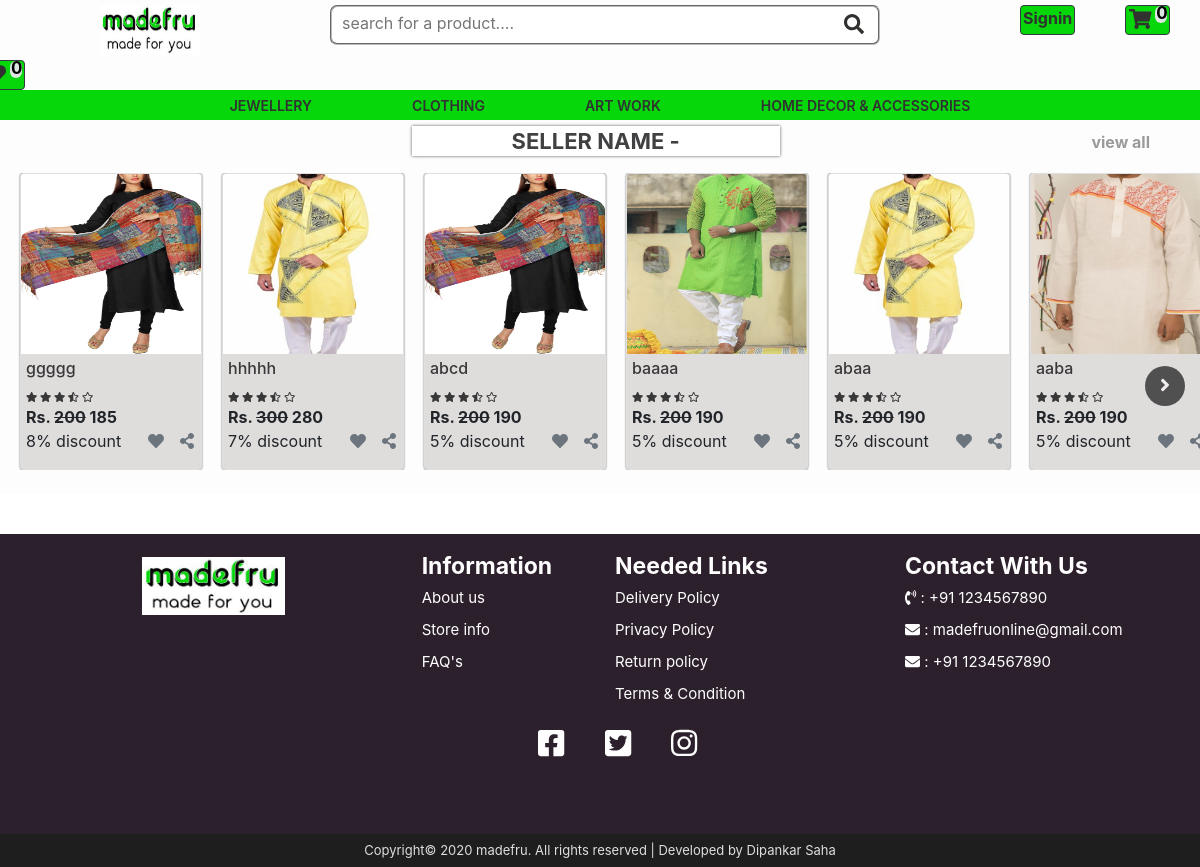
/seller-shop.php, run on the app's committed database.
### tables this page shows
CREATE TABLE `category` (
  `id` int(10) NOT NULL,
  `category` varchar(200) NOT NULL
);

CREATE TABLE `product` (
  `id` int(11) NOT NULL,
  `product_id` varchar(200) NOT NULL,
  `product_name` varchar(500) NOT NULL,
  `brand` varchar(200) DEFAULT NULL,
  `category` varchar(200) DEFAULT NULL,
  `subcategory` varchar(200) DEFAULT NULL,
  `subsubcategory` varchar(200) DEFAULT NULL,
  `price` double NOT NULL,
  `quantity` varchar(100) NOT NULL,
  `description` text NOT NULL,
  `discount` double NOT NULL,
  `net_price` double DEFAULT NULL,
  `size` varchar(100) DEFAULT NULL,
  `color` varchar(100) DEFAULT NULL,
  `currency` varchar(100) DEFAULT NULL,
  `new_item` int(10) DEFAULT NULL,
  `popular_item` int(10) DEFAULT NULL,
  `hit_item` int(10) DEFAULT NULL,
  `sunday_offer` int(10) DEFAULT NULL
);

CREATE TABLE `product_img` (
  `id` int(10) NOT NULL,
  `product_id` varchar(200) NOT NULL,
  `img` varchar(200) NOT NULL
);

### dbcontroller.php (called while the page is built, shortened)
<?php
    class DBController {
        protected $connection=NULL;
        protected $host='localhost';
        protected $user='root';
        protected $password='';
        protected $database='madefru';
        function connectDB() {
            $this->connection = new mysqli($this->host, $this->user, $this->password, $this->database);
        }
        function selectDB(){
            if(!empty($this->connection)){
                $this->connection->select_db($this->database);
            }
            else{
                echo"Database connection not available".$this->connection->error();
            }
        }
        function runQuery($query){
            if(!empty($this->connection)){
                $result=$this->connection->query($query);
                return $result;
            }
            else{
                echo"Database connection not available".$this->connection->error();
            }
        }
    }
?>

### seller-shop.php (the view, shortened to what this page needs)
<?php
    include('header.php');
?>
<div class="seller-shop">
    <div class="shop">
        <div class="heading">
            <span>SELLER NAME -</span>
            <a href="">view all</a>
        </div>
        <div id="new-item" class="owl-carousel">
            <?php
                $query="select * from product where new_item=1 order by product_id desc";
                $result=$db_handle->runQuery($query);
                while($row=$result->fetch_assoc()){
            ?>
            <div class="item">
                <div class="card">
                    <a href="single_product.php?product_id=<?php echo $row['product_id']; ?>">
                    <?php
                        $query1="select img from product_img where product_id='$row[product_id]'";
                        $result1=$db_handle->runQuery($query1);
                        $row1=$result1->fetch_assoc();
                    ?>
                        <img class="card-img-top" src="images/<?php echo $row1['img'];?>" alt="Card image cap">
                    </a>
                    <div class="card-body">
                        <a href="single_product.php?product_id=<?php echo $row['product_id']; ?>">
                            <h6 class="card-title"><?php echo "$row[product_name]";?></h6>
                            <div class="ratings">
                                <i class="fas fa-star"></i>
                                <i class="fas fa-star"></i>
                                <i class="fas fa-star"></i>
                                <i class="fas fa-star-half-alt"></i>
                                <i class="far fa-star"></i>
                            </div>
                        </a>
                        <p><b>Rs. <del><?php echo "$row[price]";?></del> <?php echo "$row[net_price]";?></b><br>
                        <?php echo round($row['discount']);?>% discount
                        <i class="fas fa-share-alt text-muted float-right my-1" data-toggle="tooltip" data-placement="top" title="Share this post"></i>
                        <i class="fas fa-heart text-muted float-right my-1 mr-3" data-toggle="tooltip" data-placement="top" title="I like it"></i>
                        </p>
                    </div>
                </div>
            </div>
            <?php } ?>
        </div>
    </div>
</div>
<div class="seller-shop-footer">
<?php
    include('footer.php');
?>

### header.php (shortened to what this page needs)
<?php
include('dbcontroller.php');
$db_handle=new DBController();
if(isset($_SESSION['user_id']) && !empty($_SESSION['user_id'])){
    $user_id= $_SESSION['user_id'];
	$user_fname= $_SESSION['user_fname'];
	$user_phone=$_SESSION['phone'];
	$user_email=$_SESSION['email'];
}
else {
    $user_id='USER';$user_fname='Signin';
}
?>
<!DOCTYPE html>
<html lang="en">
<head>
    <link href="css/style.css" rel="stylesheet" type="text/css" media="all">
    <link href="css/bootstrap.min.css" rel="stylesheet" type="text/css" media="all">
    <link rel="stylesheet" href="https://stackpath.bootstrapcdn.com/bootstrap/4.4.1/css/bootstrap.min.css"
>
    <link rel="stylesheet" href="OwlCarousel2-2.3.4/dist/assets/owl.carousel.css" type="text/css">
    <link rel="stylesheet" href="OwlCarousel2-2.3.4/dist/assets/owl.theme.default.css" type="text/css">
    <link rel="stylesheet" href="css/slide-and-swipe-menu.css" type="text/css">
</head>
<body>
<div id="container">
    <header>
        <div class="row">
            <div class="col">
                <div class="logo">
                    <a href="index.php"><img src="images/new madefru logo.jpg" alt=""></a>
                </div>
            </div>
            <div class="col">
                <div class="row">
                    <div class="col-md-9">
                        <div class="search">
                            <input id="search" type="search" name="search-input" placeholder="search for a product...."
                            required autocomplete="off">
                        </div>
                    </div>
                    <div class="col-md-3">
                        <div class="search">
                            <button type="submit" class="btn btn-dark" name="search-button">
                                <div class="search-icon">
                                    <i class="fas fa-search" aria-hidden="true"></i>
                                </div>
                            </button>
                        </div>
                    </div>
                </div>
            </div>
            <div class="col">
                <div class="login-signup">
                    <a href="<?php if(isset($_SESSION['user_id'])){echo 'user_account.php';}else{echo 'signup.php';}?>"
                    class="btn btn-dark"><?php echo $user_fname;?></a>
                </div>
            </div>
            <div class="col">
            <div class="cart">
                <?php
                if(isset($_SESSION['cart']) && !empty($_SESSION['cart'])){
                    $count=count($_SESSION['cart']);
                    ?>
            <a class="btn btn-dark" href="cart.php" role="button">
                <div class="cart-icon">
                        <i class="fas fa-shopping-cart" aria-hidden="true"></i>
                </div>
                <span><div class="value"><?php echo $count; ?></div></span>
                </a>
                <?php }
                else{
                ?>
                <a class="btn btn-dark" href="empty_cart.php" role="button">
                <div class="cart-icon">
                        <i class="fas fa-shopping-cart" aria-hidden="true"></i>
                </div>
                <span><div class="value">0</div></span>
                </a>
                <?php } ?>
            </div>
            </div>
            <div class="col">
            <div class="wishlist">
                <a class="btn btn-dark" href="" role="button">
                    <div class="wishlist-icon">
                        <i class="fas fa-heart" aria-hidden="true"></i>
                    </div>
                    <span><div class="value">0</div></span>
                </a>
            </div>
            </div>
        </div>
        <div class="desktop-nav">
            <div class="container">
                <ul>
                    <?php
                        $query="select * from category";
                        $result=$db_handle->runQuery($query);
                        while($row=$result->fetch_assoc()){
                        ?>
                    <li class="nav-category">
                        <a href=""><?php echo "$row[category]";?></a>
                    </li>
                    <?php }?>
                </ul>
            </div>
        </div>
    </header>

### footer.php (shortened to what this page needs)
<div id="footer">
    <div class="container-fluid">
		<div class="row">
			<div class="col-md-4 col-sm-6 col-xs-6">
				<div class="logo-block">
				    <a href="index.php"><img src="images/new madefru logo.jpg" alt="" /></a>
				</div>
			</div>
			<div class="col-md-2 col-sm-6 col-xs-6">
				<h2>Information</h2>
				<ul>
					<li><a href="about.php">About us</a></li>
					<li><a href="store.php">Store info</a></li>
					<li><a href="faq.php">FAQ's</a></li>
				</ul>
			</div>
			<div class="col-md-3 col-sm-6 col-xs-6 neededlinks">
				<h2>Needed Links</h2>
				<ul style="padding: 0 0 0 0;">
					<li><a href="delivery.php">Delivery Policy</a></li>
					<li><a href="privacy.php">Privacy Policy</a></li>
					<li><a href="return.php">Return policy</a></li>
					<li><a href="terms.php">Terms & Condition</a></li>
				</ul>
			</div>
			<div class="col-md-3 col-sm-6 col-xs-6 contact">
				<h2>Contact With Us</h2>
				<ul>
					<li><span><i class="fa fa-phone-volume"></i></span> : +91 1234567890</li>
					<li><span><i class="fas fa-envelope"></i></span> : madefruonline@gmail.com</li>
					<li><span><i class="fas fa-envelope"></i></span> : +91 1234567890</li>
				</ul>
			</div>
		</div>
		<div class="row">
			<div class="col-md-5">
			</div>
			<div class="col-md-3 ficon">
				<h2></h2>
				<ul class="icon">
					<li><a href="#"><i class="fab fa-facebook-square"></i></a></li>
					<li><a href="#"><i class="fab fa-twitter-square"></i><a></li>
					<li><a href="#"><i class="fab fa-instagram"></i></a></li>
				</ul>
			</div>
			<div class="col-md-4">
			</div>
		</div>
	</div>
</div>
<div class="copy-right">
	<div class="container">
		<p>Copyright&copy; 2020 madefru. All rights reserved | Developed by Dipankar Saha</p>
	</div>
</div>
</div>
</body>
</html>

### css/style.css (style rules this page uses)
body { font-family: sans-serif; }
body ul { padding:0; margin:0; }
body h1, .h1, h2, .h2, h3, .h3 { padding:0; margin:0; }
#container { overflow: hidden; }
header { position: fixed; padding: 0;margin: 0; background-color: rgb(253, 253, 253);width: 100%; height: auto; z-index: 9999999; }
.logo { float: left; padding: 0;margin: 5px 0 0 100px; }
.logo a { text-decoration: none; }
.logo img { width: 100px;height: 50px;overflow: hidden; }
.search { padding: 0;margin: 5px 0 0 100px; }
.search input { padding: 0 0 5px 10px; margin: 0;width: 500px;height: 40px; border: 2px groove rgb(189, 185, 185); border-right: none;border-radius: 7px 0px 0px 7px;outline: none; }
.search button { margin: 0 0 0 27px;width: 50px;height: 40px;overflow: hidden;font-size: 20px;text-align: center; padding-top: 2.5px;background-color: white; color: rgb(49, 49, 48);border: 2px groove rgb(189, 185, 185); border-left: none; border-radius: 0 7px 7px 0; }
.login-signup { padding: 0;margin: 5px 0 0 160px; }
.login-signup .btn { padding: 0 2px;height: 30px;width: auto;background-color: #05d70a;color: rgb(49, 49, 48); font-weight: 700;text-decoration: none; }
.cart { padding: 0;margin: 5px 0 0 20px; }
.cart a { text-decoration: none; width: 45px;height: 30px;padding: 0;background-color: #05d70a;color: rgb(49, 49, 48); }
.cart a .cart-icon { float: left;font-size: 20px;margin: -2px 0 0 3px;padding: 0; }
.cart a span { float: right;width: 12px;height: 17px;color: black;background-color: rgb(220, 231, 225); margin: 0px 2px;font-size: 17px;border-radius: 10px; font-weight: 700;padding: 1px; }
.cart a span .value { margin: -6px 0 0 0; }
.wishlist { padding: 0;margin: 5px 0 0 -20px; }
.wishlist a { text-decoration: none; width: 45px;height: 30px;padding: 0;background-color: #05d70a; color: rgb(49, 49, 48); }
.wishlist a .wishlist-icon { float: left;font-size: 20px;margin: -2px 0 0 5px;padding: 0; }
.wishlist a span { float: right;width: 12px;height: 17px;color: black;background-color: rgb(220, 231, 225); margin: 0px 2px;font-size: 17px;border-radius: 10px; font-weight: 700;padding: 1px; }
.wishlist a span .value { margin: -6px 0 0 0; }
.desktop-nav { background-color: #05d70a;text-align: center;height: 30px; }
.desktop-nav ul { font-size:0;margin:0;padding:0; }
.desktop-nav ul li { display: inline-block;position:relative;margin: 0; }
.desktop-nav ul li a { color:rgb(49, 49, 49);display:block;font-size:14px;padding:5px 50px;transition:0.3s linear; font-weight: 600; }
.shop { position: relative;top: 10px; background-color: rgb(253, 253, 253);width: 100%; overflow: hidden; }
.shop .heading { position: relative; text-align: center; margin: 15px 0; }
.shop .heading span { background-color: white;width: 50%; color: rgb(65, 64, 66);padding: 2px 100px;font-size: 22px;font-weight: 700;margin: 0 0 0 100px; -webkit-box-shadow: 0 0 3px rgba(0,0,0, .65); -moz-box-shadow: 0 0 3px rgba(0,0,0, .65); box-shadow: 0 0 3px rgba(0,0,0, .65); }
.shop .heading a { float: right; color: rgb(154, 154, 155);margin: 5px 50px 0 0;font-weight: 700; }
.shop .card { width: 182px;box-shadow: 0 0 2px rgba(0,0,0, .65); }
.shop .card img { height: 180px;width: 180px; }
.shop .card-body { padding: 5px 7px 0 5px; background-color: #dfdcdc; }
.shop .card-body .ratings { font-size: 10px; }
.shop .owl-carousel { padding-left: 10px; }
.shop .item { padding: 0 10px; }
.shop .item a { color: #383838; }
.seller-shop { position: relative; top: 100px; }
#footer { position: relative;height: 300px;background-color: rgb(44, 32, 44); padding: 20px; }
#footer .logo-block { line-height:0; padding:3px 0 0; margin:0 }
#footer .logo-block img { width:40%; display: block; margin:0 auto; }
#footer h2 { font-size:23px; line-height:25px; font-weight:700; color:rgb(255, 254, 254); padding: 0 0 10px 0; margin:0; }
#footer ul { padding:0; margin:0; }
#footer ul li { font-size:15px; line-height:17px; color:rgb(255, 254, 254); padding:0 0 15px; margin:0; }
#footer ul li a { color:rgb(255, 254, 254); }
#footer ul.icon { padding:0; margin:0; }
#footer ul.icon li { float:left; display:block; font-size:30px; line-height:32px; color:#dedede; padding:0; margin:0 20px 0; }
#footer ul.icon li a { color:rgb(255, 254, 254); }
.copy-right { position: relative; background:#1e1e1e; padding:10px 0; margin:0; }
.copy-right p { text-align:center; font-size:13px; line-height:13px; color:#dedede; padding:0 00; margin:0; }
.seller-shop-footer { margin-top: 150px; }

### data on the page
category: category "JEWELLERY"
category: category "CLOTHING"
category: category "ART WORK"
category: category "HOME DECOR & ACCESSORIES"
product: product_img.img (picture), product_name "ggggg", price "200", net_price "185", discount "8"
product: product_img.img (picture), product_name "hhhhh", price "300", net_price "280", discount "7"
product: product_img.img (picture), product_name "abcd", price "200", net_price "190", discount "5"
product: product_img.img (picture), product_name "baaaa", price "200", net_price "190", discount "5"
product: product_img.img (picture), product_name "abaa", price "200", net_price "190", discount "5"
product: product_img.img (picture), product_name "aaba", price "200", net_price "190", discount "5"

### other printed values
$user_fname "Signin"
